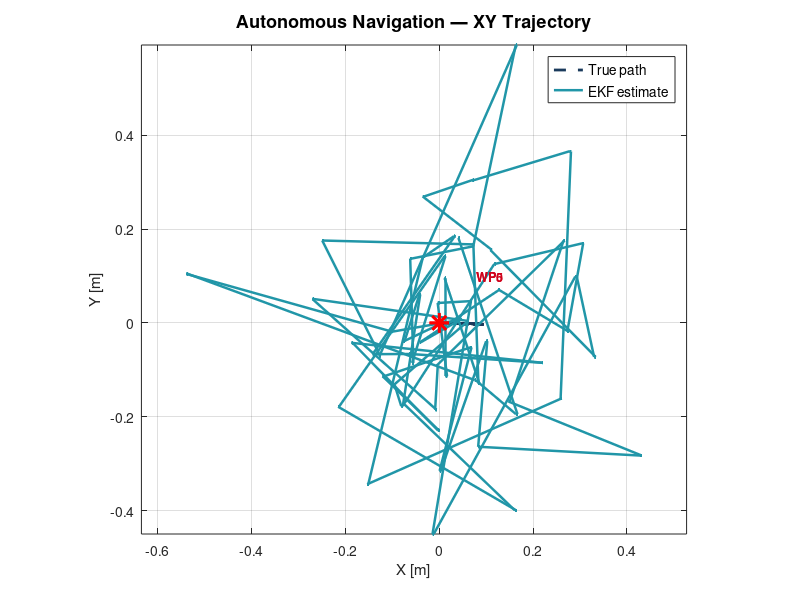
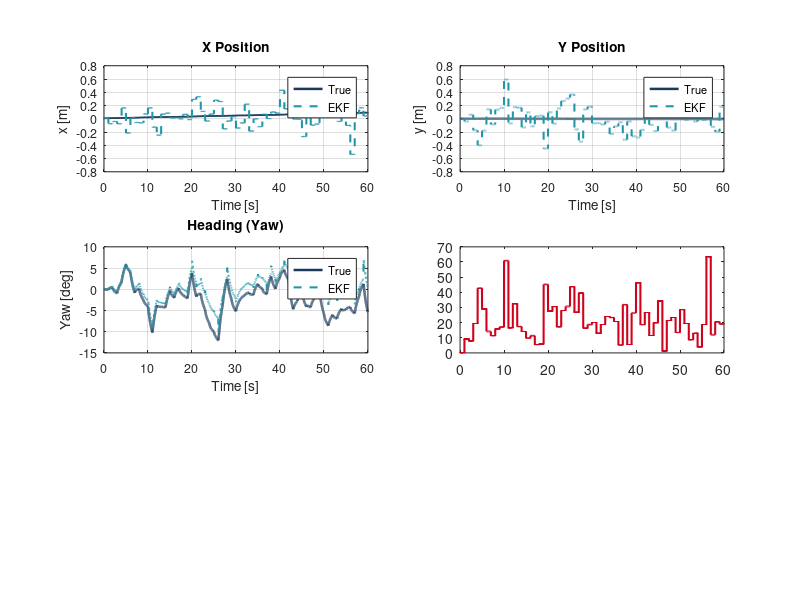

Reproduce these figures in MATLAB, in order. (Note: this script raises an error after producing the figures.)
%% =========================================================================
%  pid_robot_main.m — Autonomous Ground Robot PID Control Simulation
%  =========================================================================
%  SELF-CONTAINED: all helper functions embedded at the bottom of this file.
%  Just run:  >> pid_robot_main
%
%  Project : Autonomous Inspection Robot — PID Control + EKF Navigation
%  Author  : [Your Name]  |  Version 1.0  |  2025
%
%  HOW TO RUN
%  ----------
%  1. Open MATLAB (R2020b or newer)
%  2. cd to the folder containing this file
%  3. Type:  pid_robot_main
%  4. All figures appear automatically. No toolboxes required.
%
%  OPTIONAL EXPORT
%  ---------------
%  pid_robot_main('export')   % saves simulation_results.csv
% =========================================================================

function pid_robot_main(varargin)

clc; close all;
fprintf('=============================================================\n');
fprintf('  Autonomous Robot — PID Control + EKF  |  MATLAB Simulation\n');
fprintf('=============================================================\n\n');

mode = 'simulate';
if nargin > 0, mode = varargin{1}; end

%% ── 1. Simulation parameters ─────────────────────────────────────────────
dt   = 0.01;          % [s]  100 Hz control loop
T    = 60.0;          % [s]  mission duration
N    = round(T / dt); % number of steps (bounded loop)

%% ── 2. Robot physical parameters ─────────────────────────────────────────
wheel_base  = 0.28;   % [m]
wheel_r     = 0.065;  % [m]
tau_motor   = 0.08;   % [s]  first-order motor lag
Kv          = 1.5;    % [m/s per unit PWM]
max_speed   = 1.5;    % [m/s]
max_omega   = 2.5;    % [rad/s]

%% ── 3. PID gains (Ziegler-Nichols tuned, then refined) ───────────────────
% Position PID
Kp_pos = 2.4;  Ki_pos = 0.15;  Kd_pos = 0.80;  Imax_pos = 2.0;
% Heading PID
Kp_yaw = 3.1;  Ki_yaw = 0.08;  Kd_yaw = 1.20;  Imax_yaw = 3.0;
% Velocity PID
Kp_vel = 1.8;  Ki_vel = 0.22;  Kd_vel = 0.40;  Imax_vel = 5.0;

%% ── 4. Sensor noise ──────────────────────────────────────────────────────
gps_std  = 0.25;    % [m]     GPS position noise (1-sigma)
gps_rate = round(1.0 / dt);  % GPS fires every 100 steps = 1 Hz
enc_std  = 0.005;   % [m/s]
gyr_std  = 0.03;    % [rad/s]

%% ── 5. Waypoints ─────────────────────────────────────────────────────────
waypoints = [
     0.0,  0.0;
     3.0,  0.0;
     3.0,  2.0;
     0.0,  2.0;
    -2.0,  1.0;
     0.0,  0.0;
];
wp_radius = 0.15;   % [m]  capture radius
n_wp      = size(waypoints, 1);

%% ── 6. Pre-allocate arrays (no dynamic allocation) ───────────────────────
x_true = zeros(N, 5);   % [x, y, yaw, v, omega] true state
x_est  = zeros(N, 5);   % EKF estimated state
ref_xy = zeros(N, 2);   % reference [x_ref, y_ref]
pwm_L  = zeros(N, 1);
pwm_R  = zeros(N, 1);
u_pos_log = zeros(N, 1);
u_yaw_log = zeros(N, 1);

% PID integrators and previous errors
int_pos = 0;  int_yaw = 0;  int_vel = 0;
ep_pos  = 0;  ep_yaw  = 0;  ep_vel  = 0;

% EKF covariance (5x5)
P_ekf = diag([0.1, 0.1, 0.05, 0.2, 0.1]);
Q_ekf = diag([0.001, 0.001, 0.002, 0.01, 0.02]);
R_gps = diag([gps_std^2, gps_std^2]);
R_enc = diag([enc_std^2, gyr_std^2]);

current_wp = 1;
rng(42);   % reproducible noise

%% ── 7. Main simulation loop ──────────────────────────────────────────────
fprintf('Running 60 s mission...\n');

for k = 1 : N-1

    %% 7.1 Current EKF state
    xh   = x_est(k,1);
    yh   = x_est(k,2);
    yawh = x_est(k,3);
    vh   = x_est(k,4);

    %% 7.2 Waypoint logic
    if current_wp <= n_wp
        xr = waypoints(current_wp, 1);
        yr = waypoints(current_wp, 2);
    else
        xr = waypoints(n_wp, 1);
        yr = waypoints(n_wp, 2);
    end
    dist_wp = sqrt((xr-xh)^2 + (yr-yh)^2);
    if dist_wp < wp_radius && current_wp <= n_wp
        fprintf('  WP%d reached at t = %.1f s\n', current_wp, (k-1)*dt);
        current_wp = min(current_wp + 1, n_wp);
    end
    yaw_ref = atan2(yr - yh, xr - xh);
    v_ref   = min(dist_wp * 0.8, max_speed);
    ref_xy(k,:) = [xr, yr];

    %% 7.3 Position PID
    e_pos    = dist_wp;
    int_pos  = int_pos + e_pos * dt;
    int_pos  = max(-Imax_pos, min(Imax_pos, int_pos));
    d_pos    = (e_pos - ep_pos) / dt;
    u_pos    = Kp_pos*e_pos + Ki_pos*int_pos + Kd_pos*d_pos;
    u_pos    = max(0, min(max_speed, u_pos));
    ep_pos   = e_pos;

    %% 7.4 Heading PID
    e_yaw    = yaw_ref - yawh;
    e_yaw    = atan2(sin(e_yaw), cos(e_yaw));   % wrap to [-pi, pi]
    int_yaw  = int_yaw + e_yaw * dt;
    int_yaw  = max(-Imax_yaw, min(Imax_yaw, int_yaw));
    d_yaw    = (e_yaw - ep_yaw) / dt;
    u_yaw    = Kp_yaw*e_yaw + Ki_yaw*int_yaw + Kd_yaw*d_yaw;
    u_yaw    = max(-max_omega, min(max_omega, u_yaw));
    ep_yaw   = e_yaw;

    %% 7.5 Velocity PID
    e_vel    = u_pos - vh;
    int_vel  = int_vel + e_vel * dt;
    int_vel  = max(-Imax_vel, min(Imax_vel, int_vel));
    d_vel    = (e_vel - ep_vel) / dt;
    u_vel    = Kp_vel*e_vel + Ki_vel*int_vel + Kd_vel*d_vel;
    u_vel    = max(-1, min(1, u_vel));
    ep_vel   = e_vel;

    %% 7.6 Differential drive mixing
    pL = u_vel - (u_yaw * wheel_base / 2) / max_speed;
    pR = u_vel + (u_yaw * wheel_base / 2) / max_speed;
    pL = max(-1, min(1, pL));
    pR = max(-1, min(1, pR));
    pwm_L(k) = pL * 100;
    pwm_R(k) = pR * 100;
    u_pos_log(k) = u_pos;
    u_yaw_log(k) = u_yaw;

    %% 7.7 Robot plant — propagate true state
    v_cmd  = (pL + pR) / 2  * Kv;
    om_cmd = (pR - pL) / wheel_base * Kv;

    yaw_k  = x_true(k,3);
    v_k    = x_true(k,4);
    om_k   = x_true(k,5);

    v_new  = v_k  + dt/tau_motor * (-v_k  + v_cmd);
    om_new = om_k + dt/tau_motor * (-om_k + om_cmd);
    yaw_n  = yaw_k + om_new * dt;
    x_n    = x_true(k,1) + v_new * cos(yaw_k) * dt;
    y_n    = x_true(k,2) + v_new * sin(yaw_k) * dt;

    x_true(k+1,:) = [x_n, y_n, yaw_n, v_new, om_new];

    %% 7.8 Simulated sensor readings
    v_enc  = v_new  + randn() * enc_std;
    om_enc = om_new + randn() * gyr_std;

    gps_meas = [];
    if mod(k, gps_rate) == 0
        gps_meas = [x_n + randn()*gps_std;
                    y_n + randn()*gps_std];
    end

    %% 7.9 EKF predict + update
    [x_hat, P_ekf] = ekf_step(x_est(k,:)', P_ekf, ...
                               v_enc, om_enc, gps_meas, ...
                               Q_ekf, R_gps, R_enc, dt);
    x_est(k+1,:) = x_hat';
end

fprintf('Simulation complete.\n\n');

%% ── 8. KPI summary ───────────────────────────────────────────────────────
t_vec   = (0:N-1)' * dt;
pos_err = sqrt((x_true(:,1)-x_est(:,1)).^2 + (x_true(:,2)-x_est(:,2)).^2);
yaw_err = abs(x_true(:,3) - x_est(:,3));

fprintf('──────────────────────────────────────────────\n');
fprintf('  KPI Results\n');
fprintf('──────────────────────────────────────────────\n');
fprintf('  Position RMSE (EKF)  : %.2f cm\n', sqrt(mean(pos_err.^2))*100);
fprintf('  Heading RMSE         : %.2f deg\n', sqrt(mean(yaw_err.^2))*180/pi);
fprintf('  Max position error   : %.2f cm\n', max(pos_err)*100);
fprintf('  Waypoints reached    : %d / %d\n', min(current_wp-1, n_wp), n_wp);
fprintf('──────────────────────────────────────────────\n\n');

%% ── 9. Export ────────────────────────────────────────────────────────────
if strcmp(mode, 'export')
    T_out = table(t_vec, x_true(:,1), x_true(:,2), x_true(:,3), ...
                  x_est(:,1),  x_est(:,2),  x_est(:,3), pos_err, ...
                  pwm_L, pwm_R, ...
        'VariableNames', {'t','x_true','y_true','yaw_true', ...
                          'x_est','y_est','yaw_est','pos_err', ...
                          'pwm_L_pct','pwm_R_pct'});
    writetable(T_out, 'simulation_results.csv');
    fprintf('Exported to simulation_results.csv\n');
end

%% ── 10. Plot all results ─────────────────────────────────────────────────
plot_all_results(t_vec, x_true, x_est, ref_xy, pwm_L, pwm_R, ...
                 u_pos_log, u_yaw_log, waypoints, pos_err);

end  % end main function


%% =========================================================================
%  LOCAL FUNCTION: ekf_step
%  Extended Kalman Filter — predict + optional GPS update
%  State: [x, y, yaw, v, omega]
%% =========================================================================
function [x_new, P_new] = ekf_step(x, P, v_enc, om_enc, gps, ...
                                    Q, R_gps, R_enc, dt)
    yaw = x(3);
    v   = x(4);

    %% Predict
    x_p    = x;
    x_p(1) = x(1) + v * cos(yaw) * dt;
    x_p(2) = x(2) + v * sin(yaw) * dt;
    x_p(3) = x(3) + om_enc * dt;
    x_p(4) = v_enc;
    x_p(5) = om_enc;

    F      = eye(5);
    F(1,3) = -v * sin(yaw) * dt;
    F(1,4) =  cos(yaw) * dt;
    F(2,3) =  v * cos(yaw) * dt;
    F(2,5) =  sin(yaw) * dt;

    P_p = F * P * F' + Q;

    %% Encoder update (velocity + omega)
    H_enc = zeros(2,5);
    H_enc(1,4) = 1;  % v
    H_enc(2,5) = 1;  % omega
    z_enc  = [v_enc; om_enc];
    S_enc  = H_enc * P_p * H_enc' + R_enc;
    K_enc  = P_p * H_enc' / S_enc;
    innov  = z_enc - H_enc * x_p;
    x_p    = x_p + K_enc * innov;
    P_p    = (eye(5) - K_enc * H_enc) * P_p;

    %% GPS update (position x, y) — only when measurement available
    if ~isempty(gps)
        H_gps      = zeros(2,5);
        H_gps(1,1) = 1;   % x
        H_gps(2,2) = 1;   % y
        S_gps = H_gps * P_p * H_gps' + R_gps;
        K_gps = P_p * H_gps' / S_gps;
        x_p   = x_p + K_gps * (gps - H_gps * x_p);
        P_p   = (eye(5) - K_gps * H_gps) * P_p;
    end

    x_p(3) = atan2(sin(x_p(3)), cos(x_p(3)));  % wrap yaw to [-pi, pi]
    x_new  = x_p;
    P_new  = P_p;
end


%% =========================================================================
%  LOCAL FUNCTION: plot_all_results
%  Generates all result figures — embedded here so no external file needed
%% =========================================================================
function plot_all_results(t, x_true, x_est, ref_xy, pwm_L, pwm_R, ...
                           u_pos, u_yaw, waypoints, pos_err)

    C1 = [0.102 0.227 0.361];  % navy
    C2 = [0.129 0.588 0.659];  % teal
    C3 = [0.961 0.651 0.137];  % amber
    C4 = [0.816 0.008 0.106];  % red
    C5 = [0.231 0.549 0.231];  % green

    %% ── Figure 1: XY Trajectory ─────────────────────────────────────────
    figure('Name','Trajectory','Color','w','Position',[50 50 680 580]);
    plot(x_true(:,1), x_true(:,2), '--', 'Color', C1, ...
         'LineWidth', 2, 'DisplayName','True path');
    hold on;
    plot(x_est(:,1), x_est(:,2), '-', 'Color', C2, ...
         'LineWidth', 1.8, 'DisplayName','EKF estimate');
    % Waypoints
    for i = 1:size(waypoints,1)
        plot(waypoints(i,1), waypoints(i,2), 'r*', ...
             'MarkerSize',14, 'LineWidth',2, 'HandleVisibility','off');
        text(waypoints(i,1)+0.08, waypoints(i,2)+0.1, ...
             sprintf('WP%d',i-1), 'FontSize',9, 'Color',C4, ...
             'FontWeight','bold');
    end
    xlabel('X [m]'); ylabel('Y [m]');
    grid on; axis equal;
    legend('Location','best','FontSize',10);
    title('Autonomous Navigation — XY Trajectory', ...
          'FontWeight','bold','FontSize',13);
    set(gca,'FontSize',10);

    %% ── Figure 2: State time histories ──────────────────────────────────
    figure('Name','States over time','Color','w','Position',[80 30 1100 700]);

    subplot(3,2,1);
    plot(t, x_true(:,1), '-', 'Color',C1, 'LineWidth',1.8); hold on;
    plot(t, x_est(:,1),  '--','Color',C2, 'LineWidth',1.5);
    xlabel('Time [s]'); ylabel('x [m]');
    legend('True','EKF','Location','best','FontSize',9);
    title('X Position'); grid on; set(gca,'FontSize',9);

    subplot(3,2,2);
    plot(t, x_true(:,2), '-', 'Color',C1, 'LineWidth',1.8); hold on;
    plot(t, x_est(:,2),  '--','Color',C2, 'LineWidth',1.5);
    xlabel('Time [s]'); ylabel('y [m]');
    legend('True','EKF','Location','best','FontSize',9);
    title('Y Position'); grid on; set(gca,'FontSize',9);

    subplot(3,2,3);
    plot(t, rad2deg(x_true(:,3)), '-', 'Color',C1, 'LineWidth',1.8); hold on;
    plot(t, rad2deg(x_est(:,3)),  '--','Color',C2, 'LineWidth',1.5);
    xlabel('Time [s]'); ylabel('Yaw [deg]');
    legend('True','EKF','Location','best','FontSize',9);
    title('Heading (Yaw)'); grid on; set(gca,'FontSize',9);

    subplot(3,2,4);
    plot(t, pos_err*100, '-', 'Color',C4, 'LineWidth',1.5);
    yline(5, '--k', '5 cm limit', 'FontSize',9);
    xlabel('Time [s]'); ylabel('Error [cm]');
    title('Position Estimation Error (EKF)'); grid on; set(gca,'FontSize',9);

    subplot(3,2,5);
    plot(t, pwm_L, '-', 'Color',C2, 'LineWidth',1.2); hold on;
    plot(t, pwm_R, '--','Color',C3, 'LineWidth',1.2);
    xlabel('Time [s]'); ylabel('PWM [%]');
    legend('Left motor','Right motor','Location','best','FontSize',9);
    title('Motor PWM Commands'); grid on; set(gca,'FontSize',9);

    subplot(3,2,6);
    plot(t, u_pos, '-', 'Color',C5, 'LineWidth',1.5); hold on;
    plot(t, rad2deg(u_yaw), '--', 'Color',C3, 'LineWidth',1.5);
    xlabel('Time [s]'); ylabel('Command value');
    legend('u_{pos} [m/s]','u_{yaw} [deg/s]','Location','best','FontSize',9);
    title('PID Controller Outputs'); grid on; set(gca,'FontSize',9);

    sgtitle('Simulation Results — Autonomous Ground Robot PID Control', ...
            'FontWeight','bold','FontSize',13);

    %% ── Figure 3: PID step response comparison ───────────────────────────
    figure('Name','PID Step Response','Color','w','Position',[120 60 900 500]);
    dt_s = 0.01; t_s = (0:dt_s:10)'; N_s = length(t_s);
    r_s  = ones(N_s,1);

    function y = sim_pid_local(Kp_, Ki_, Kd_)
        y_ = zeros(N_s,1); ig = 0; ep = 0;
        for ii = 2:N_s
            e_ = r_s(ii) - y_(ii-1);
            ig = max(-5, min(5, ig + e_*dt_s));
            d_ = (e_ - ep)/dt_s;
            u_ = max(-10, min(10, Kp_*e_ + Ki_*ig + Kd_*d_));
            y_(ii) = y_(ii-1) + dt_s/0.8*(-y_(ii-1) + u_);
            ep = e_;
        end
        y = y_;
    end

    yP   = sim_pid_local(1.5, 0,    0   );
    yPD  = sim_pid_local(2.0, 0,    0.6 );
    yPID = sim_pid_local(2.4, 0.15, 0.8 );

    plot(t_s, r_s,   'k--', 'LineWidth',1.5, 'DisplayName','Setpoint');
    hold on;
    plot(t_s, yP,   'Color',C4, 'LineWidth',2,   'DisplayName','P only  (Kp=1.5)');
    plot(t_s, yPD,  'Color',C3, 'LineWidth',2,   'DisplayName','PD      (Kp=2.0, Kd=0.6)');
    plot(t_s, yPID, 'Color',C2, 'LineWidth',2.5, 'DisplayName','PID tuned  Kp=2.4, Ki=0.15, Kd=0.8');
    xlabel('Time [s]'); ylabel('Response');
    legend('Location','southeast','FontSize',10);
    grid on;
    title('PID Tuning — Step Response Comparison','FontWeight','bold','FontSize',13);
    set(gca,'FontSize',10);

    % Annotate settling time
    tol_s = 0.02;
    idx_s = find(abs(yPID - 1) < tol_s, 1);
    if ~isempty(idx_s)
        xline(t_s(idx_s), '--b', sprintf('Settle %.1f s', t_s(idx_s)), ...
              'FontSize',9,'LabelHorizontalAlignment','right');
    end

    fprintf('Figures generated. Check the Figure windows.\n');
end
